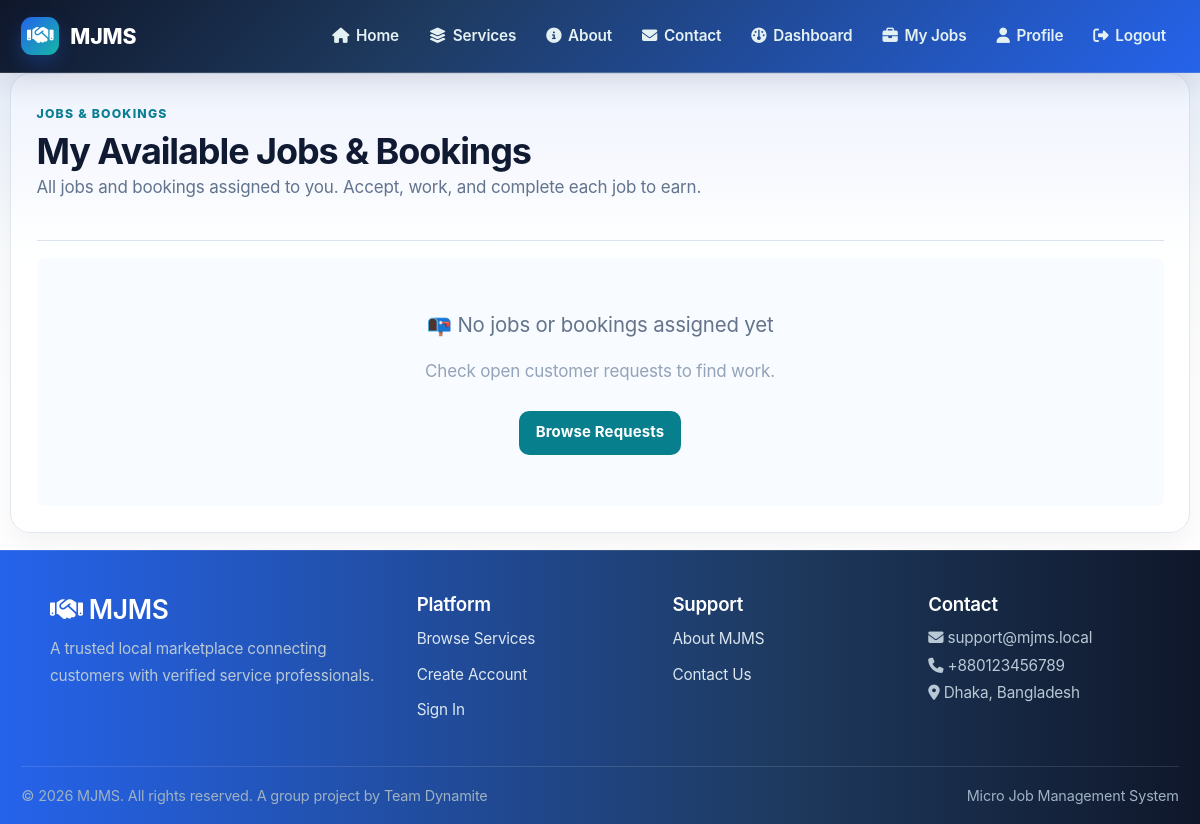
The page /bookings/jobs/ (signed in) on the database as committed earlier.
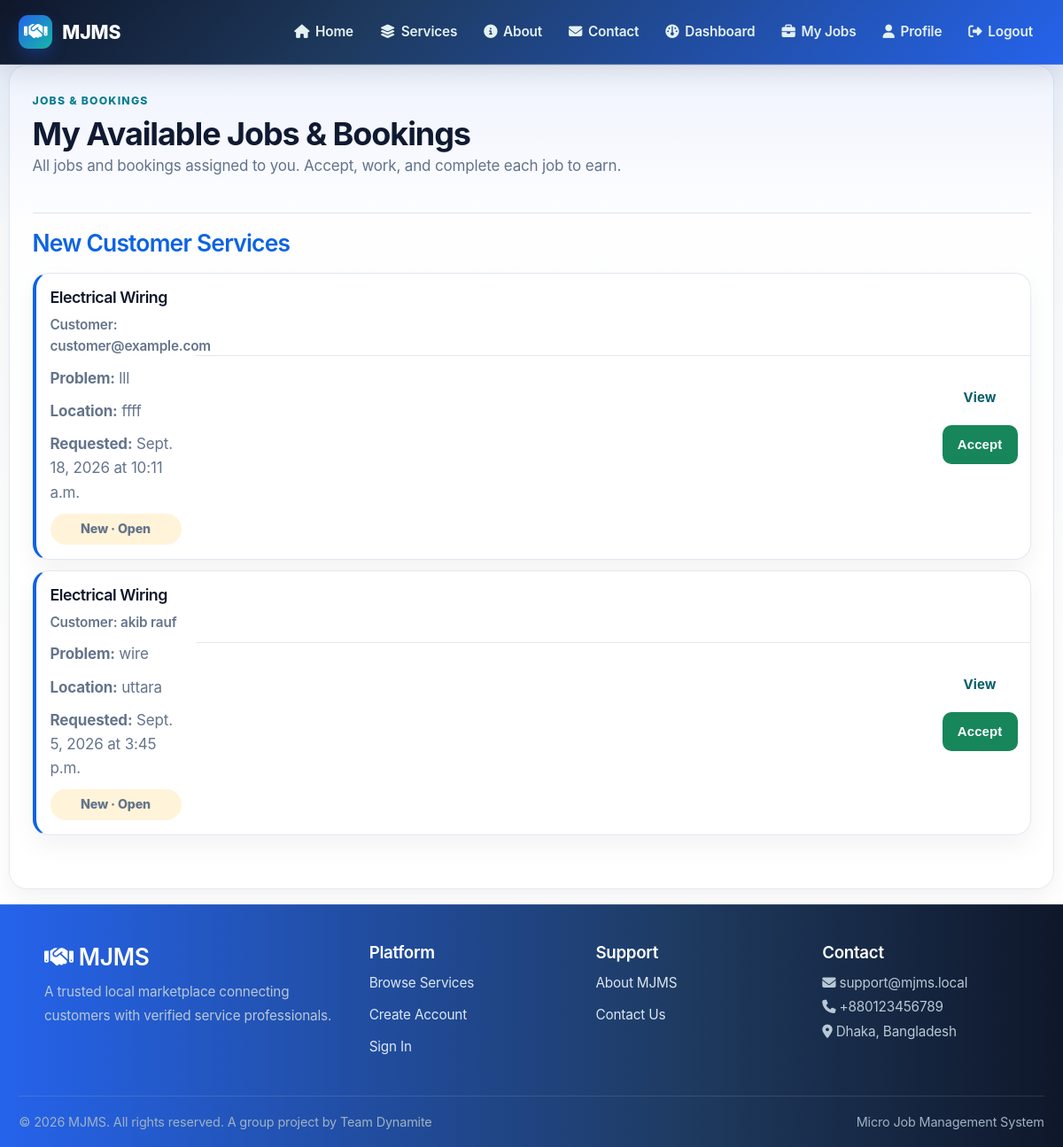
The same page on the database as committed later.
### bookings/models.py (models this page shows, shortened)
class Booking(models.Model):
    STATUS_CHOICES = [
        ('Pending', 'Pending'),
        ('Confirmed', 'Confirmed'),
        ('Accepted', 'Accepted'),
        ('Open', 'Open'),
        ('Assigned', 'Assigned'),
        ('In Progress', 'In Progress'),
        ('Completed', 'Completed'),
        ('Cancelled', 'Cancelled'),
    ]
    BOOKING_TYPE_CHOICES = [
        ('BOOK_THIS_SERVICE', 'Book This Service'),
        ('HIRE_ME', 'Hire Me'),
    ]
    customer = models.ForeignKey(
        settings.AUTH_USER_MODEL,
        on_delete=models.CASCADE,
        related_name='customer_bookings'
    )
    service = models.ForeignKey(
        Service,
        on_delete=models.CASCADE,
        related_name='bookings'
    )
    worker = models.ForeignKey(
        settings.AUTH_USER_MODEL,
        on_delete=models.SET_NULL,
        null=True,
        blank=True,
        related_name='worker_bookings'
    )
    booking_date = models.DateField()
    booking_time = models.TimeField()
    address = models.TextField()
    problem_description = models.TextField()
    problem_photo = models.ImageField(
        upload_to='booking_problem_photos/',
        blank=True,
        null=True,
    )
    status = models.CharField(
        max_length=20,
        choices=STATUS_CHOICES,
        default='Pending'
    )
    booking_type = models.CharField(
        max_length=30,
        choices=BOOKING_TYPE_CHOICES,
        default='BOOK_THIS_SERVICE',
        help_text='How the customer created this booking: Book This Service or Hire Me.'
    )
    proposed_price = models.DecimalField(
        max_digits=10,
        decimal_places=2,
        null=True,
        blank=True,
        help_text='Customer proposal before the price is agreed.'
    )
    actual_price = models.DecimalField(
        max_digits=10,
        decimal_places=2,
        null=True,
        blank=True,
        help_text='Current negotiated price for the service.'
    )
    price_agreed = models.BooleanField(default=False)
    price_agreed_at = models.DateTimeField(null=True, blank=True)
    created_at = models.DateTimeField(auto_now_add=True)
    updated_at = models.DateTimeField(auto_now=True)
    class Meta:
        ordering = ['-created_at']

### services/models.py (models this page shows, shortened)
class Service(models.Model):
    name = models.CharField(max_length=100)
    category = models.ForeignKey(
        Category,
        on_delete=models.CASCADE,
        related_name='services',
        help_text='The category this service belongs to'
    )
    description = models.TextField()
    price = models.DecimalField(max_digits=10, decimal_places=2)
    image = models.ImageField(upload_to='service_images/')
    duration = models.CharField(max_length=50, help_text='Estimated duration (e.g., "2 hours")')
    location = models.CharField(max_length=100, blank=True, null=True)
    featured = models.BooleanField(default=False)
    is_available = models.BooleanField(default=True)
    created_at = models.DateTimeField(auto_now_add=True)
    updated_at = models.DateTimeField(auto_now=True)
    class Meta:
        ordering = ['category__name', 'name']
        indexes = [
            models.Index(fields=['category', 'is_available']),
        ]

### accounts/models.py (models this page shows, shortened)
class CustomUser(AbstractBaseUser, PermissionsMixin):
    ROLE_CHOICES = (
        ('customer', 'Customer'),
        ('worker', 'Worker'),
        ('admin', 'Admin'),
    )
    first_name = models.CharField(max_length=150, blank=True)
    last_name = models.CharField(max_length=150, blank=True)
    email = models.EmailField(unique=True)
    is_staff = models.BooleanField(default=False)
    is_active = models.BooleanField(default=True)
    date_joined = models.DateTimeField(auto_now_add=False, null=True)
    objects = CustomUserManager()
    USERNAME_FIELD = 'email'
    REQUIRED_FIELDS = []
    def __init__(self, *args, **kwargs):
        legacy_verified = kwargs.pop('is_verified_worker', None)
        if legacy_verified is not None:
            kwargs['worker_status'] = 'APPROVED' if legacy_verified else 'PENDING'
        super().__init__(*args, **kwargs)
    WORKER_STATUS_CHOICES = [
        ('PENDING', 'Pending Approval'),
        ('APPROVED', 'Approved'),
        ('REJECTED', 'Rejected'),
        ('BLOCKED', 'Blocked'),
    ]
    CUSTOMER_STATUS_CHOICES = [
        ('ACTIVE', 'Active'),
        ('BLOCKED', 'Blocked'),
    ]
    role = models.CharField(max_length=20, choices=ROLE_CHOICES, default='customer')
    phone = models.CharField(max_length=15, blank=True, null=True)
    address = models.TextField(blank=True, null=True)
    city = models.CharField(max_length=100, blank=True, null=True)
    profile_picture = models.ImageField(
        upload_to='profile_pictures/',
        blank=True,
        null=True
    )
    preferred_contact_method = models.CharField(
        max_length=20,
        choices=(
            ('Email', 'Email'),
            ('SMS', 'SMS'),
        ),
        default='Email'
    )
    receive_notifications = models.BooleanField(default=True)
    is_blocked = models.BooleanField(default=False)
    worker_status = models.CharField(
        max_length=20,
        choices=WORKER_STATUS_CHOICES,
        default='PENDING',
        null=True,
        blank=True,
        help_text="Status for worker accounts only"
    )
    customer_status = models.CharField(
        max_length=20,
        choices=CUSTOMER_STATUS_CHOICES,
        default='ACTIVE',
        null=True,
        blank=True,
        help_text="Status for customer accounts only"
    )
    created_at = models.DateTimeField(auto_now_add=True, null=True)
    updated_at = models.DateTimeField(auto_now=True)
    def get_full_name(self):
        return f'{self.first_name} {self.last_name}'.strip()
    @property
    def is_verified_worker(self):
        """Backward-compatible alias for the worker approval status."""
        return self.role == 'worker' and self.worker_status == 'APPROVED'
    class Meta:
        indexes = [
            models.Index(fields=['role', 'created_at']),
            models.Index(fields=['is_blocked']),
        ]

### bookings/views.py (the view)
# urls.py: path('jobs/', views.worker_available_jobs, name='worker_available_jobs'),
@login_required
@worker_required
def worker_available_jobs(request):
    if getattr(request.user, 'is_blocked', False):
        messages.error(request, 'Your worker account is blocked. Please contact support.')
        return redirect('home')
    unread_customer_message = Notification.objects.filter(
        job=OuterRef('pk'),
        user=request.user,
        related_user=OuterRef('customer'),
        notification_type='JOB_MESSAGE',
        is_read=False,
    )
    available_jobs = Job.objects.filter(
        worker=request.user
    ).select_related(
        'customer', 'service_request'
    ).annotate(has_unread_customer_message=Exists(unread_customer_message)).order_by('-created_at')
    worker_profile = WorkerProfile.objects.filter(user=request.user).prefetch_related(
        'categories', 'service__category'
    ).first()
    category_filter = Q(pk__in=[])
    if worker_profile:
        category_filter = Q(service__category__in=worker_profile.categories.all())
        if worker_profile.service_id:
            category_filter |= Q(service__category_id=worker_profile.service.category_id)
        if worker_profile.service_category:
            category_filter |= Q(service__category__name__icontains=worker_profile.service_category)
        if worker_profile.profession:
            category_filter |= Q(service__category__name__icontains=worker_profile.profession)
    rejected = WorkerResponse.objects.filter(booking=OuterRef('pk'), worker=request.user, status='REJECTED')
    open_requests = Booking.objects.filter(status='Pending').filter(
        Q(worker=request.user) | (Q(worker__isnull=True) & category_filter)
    ).annotate(worker_declined=Exists(rejected)).filter(worker_declined=False).select_related('customer', 'service', 'service__category').distinct().order_by('-created_at')
    assigned_bookings = Booking.objects.filter(worker=request.user).exclude(
        status__in=['Cancelled', 'Pending']
    ).select_related('customer', 'service', 'service__category').order_by('-created_at')
    return render(request, 'bookings/worker_available_jobs.html', {'open_requests': open_requests})

### notifications/views.py (called while the page is built)
def notification_context(request):
    if not request.user.is_authenticated:
        return {}
    return {
        'unread_notification_count': Notification.objects.filter(
            user=request.user,
            is_read=False,
        ).count(),
    }

### templates/bookings/worker_available_jobs.html (shortened to what this page needs)
{% extends 'base.html' %}
{% load static %}
{% block content %}
<div class="card">
    <div class="booking-page__header">
        <div>
            <p class="section-kicker">Jobs & Bookings</p>
            <h2>My Available Jobs & Bookings</h2>
            <p>All jobs and bookings assigned to you. Accept, work, and complete each job to earn.</p>
        </div>
    </div>
    {% if open_requests %}
    <div style="margin-bottom: 2rem;">
        <h3 style="margin-bottom: 1rem; color: #0c63e4;">New Customer Services</h3>
        <div class="service-list">
            {% for booking in open_requests %}
            <article class="service-list-item" style="border-left: 4px solid #0c63e4;">
                <div class="service-list-item__body">
                    <h4>{{ booking.service.name }}</h4>
                    <p class="service-category">Customer: {{ booking.customer.get_full_name|default:booking.customer.email }}</p>
                    <p><strong>Problem:</strong> {{ booking.problem_description|truncatewords:25 }}</p>
                    <p><strong>Location:</strong> {{ booking.address }}</p>
                    <p><strong>Requested:</strong> {{ booking.booking_date }} at {{ booking.booking_time }}</p>
                    <span class="hub-status hub-status--pending">New · Open</span>
                </div>
                <div class="service-list-item__price">
                    <div style="display:flex;flex-direction:column;gap:8px;margin-top:12px;">
                        <a href="{% url 'booking_detail' booking.pk %}" class="btn btn-outline-secondary">View</a>
                        <form method="post" action="{% url 'respond_to_booking' booking.pk 'accept' %}">{% csrf_token %}<button type="submit" class="btn btn-success" data-booking-action>Accept</button></form>
                    </div>
                </div>
            </article>
            {% endfor %}
        </div>
    </div>
    {% endif %}
    {% if open_requests %}
    {% else %}
        <div style="text-align: center; padding: 3rem 1rem; background: #f8fbff; border-radius: 8px;">
            <p style="font-size: 1.2rem; color: #64748b; margin-bottom: 1rem;">📭 No jobs or bookings assigned yet</p>
            <p style="color: #94a3b8; margin-bottom: 1.5rem;">Check open customer requests to find work.</p>
            <a href="{% url 'service_request_list' %}" class="btn btn-primary">Browse Requests</a>
        </div>
    {% endif %}
</div>
{% endblock %}

### templates/base.html (shortened to what this page needs)
{% load static %}
<!DOCTYPE html>
<html lang="en">
<head>
    <link rel="stylesheet" href="{% static 'css/main.css' %}?v=20260905">
    <link rel="stylesheet" href="https://cdnjs.cloudflare.com/ajax/libs/font-awesome/6.4.0/css/all.min.css">
</head>
<body>
    {% include 'navbar.html' %}
    <main class="site-main">
        {% block content %}{% endblock %}
    </main>
    {% include 'footer.html' %}
</body>
</html>

### templates/navbar.html (shortened to what this page needs)
<nav class="top-nav" aria-label="Primary navigation">
    <div class="nav-inner">
        <a href="{% url 'home' %}" class="brand">
            <span class="brand-mark"><i class="fa-solid fa-handshake"></i></span>
            <span>MJMS</span>
        </a>
        <div class="nav-menu" data-nav-menu>
            <div class="nav-links">
                <a href="{% url 'home' %}"><i class="fa-solid fa-house"></i> Home</a>
                <a href="{% url 'service_list' %}"><i class="fa-solid fa-layer-group"></i> Services</a>
                <a href="{% url 'about' %}"><i class="fa-solid fa-circle-info"></i> About</a>
                <a href="{% url 'contact' %}"><i class="fa-solid fa-envelope"></i> Contact</a>
                {% if user.is_authenticated %}
                    {% if user.role == 'admin' %}
                        <a class="{% if request.resolver_match.url_name == 'dashboard_home' %}nav-active{% endif %}" href="{% url 'dashboard_home' %}"><i class="fa-solid fa-chart-line"></i> Dashboard</a>
                        <a href="{% url 'admin:index' %}"><i class="fa-solid fa-shield-halved"></i> Admin</a>
                    {% elif user.role == 'worker' %}
                        <a class="{% if request.resolver_match.url_name == 'worker_dashboard' %}nav-active{% endif %}" href="{% url 'worker_dashboard' %}"><i class="fa-solid fa-gauge"></i> Dashboard</a>
                        <a class="" href="{% url 'worker_my_jobs' %}"><i class="fa-solid fa-briefcase"></i> My Jobs</a>
                    {% endif %}
                    <a href="{% url 'profile' %}"><i class="fa-solid fa-user"></i> Profile</a>
                    <a href="{% url 'logout' %}" class="nav-danger"><i class="fa-solid fa-right-from-bracket"></i> Logout</a>
                {% else %}
                    <a href="{% url 'login' %}"><i class="fa-solid fa-right-to-bracket"></i> Login</a>
                    <a href="{% url 'register' %}" class="nav-cta"><i class="fa-solid fa-user-plus"></i> Get Started</a>
                {% endif %}
            </div>
        </div>
    </div>
</nav>

### templates/footer.html
<footer class="site-footer">
    <div class="footer-content">
        <div class="footer-brand">
            <h3><i class="fa-solid fa-handshake"></i> MJMS</h3>
            <p>A trusted local marketplace connecting customers with verified service professionals.</p>
        </div>
        <div>
            <h4>Platform</h4>
            <ul>
                <li><a href="{% url 'service_list' %}">Browse Services</a></li>
                <li><a href="{% url 'register' %}">Create Account</a></li>
                <li><a href="{% url 'login' %}">Sign In</a></li>
            </ul>
        </div>
        <div>
            <h4>Support</h4>
            <ul>
                <li><a href="{% url 'about' %}">About MJMS</a></li>
                <li><a href="{% url 'contact' %}">Contact Us</a></li>
            </ul>
        </div>
        <div>
            <h4>Contact</h4>
            <p><i class="fa-solid fa-envelope"></i> support@mjms.local</p>
            <p><i class="fa-solid fa-phone"></i> +880123456789</p>
            <p><i class="fa-solid fa-location-dot"></i> Dhaka, Bangladesh</p>
        </div>
    </div>
    <div class="footer-bottom">
        <span>&copy; 2026 MJMS. All rights reserved. A group project by Team Dynamite</span>
        <span>Micro Job Management System</span>
    </div>
</footer>

Rows that differ between the two databases and show on the page:
added Booking: service.name "Electrical Wiring", customer.get_full_name "customer@example.com", problem_description "lll", address "ffff", booking_date "Sept. 18, 2026", booking_time "10:11 a.m."
added Booking: service.name "Electrical Wiring", customer.get_full_name "akib rauf", problem_description "wire", address "uttara", booking_date "Sept. 5, 2026", booking_time "3:45 p.m."
Other text that changed with them:
text no longer shown: "📭 No jobs or bookings assigned yet Check open customer requests to find work. Browse Requests"
text now shown: "New Customer Services"
